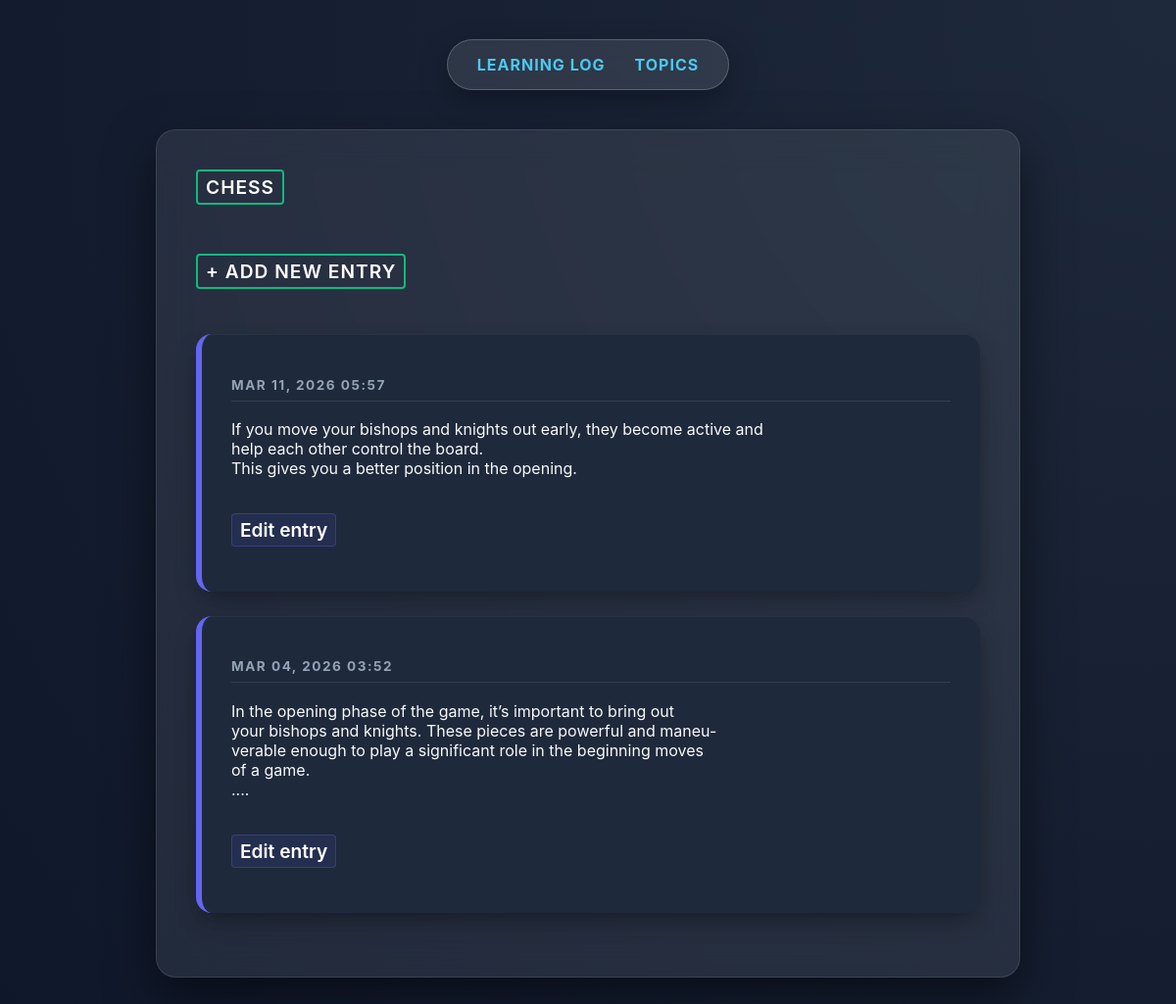
The app's page /topics/1/, older data.
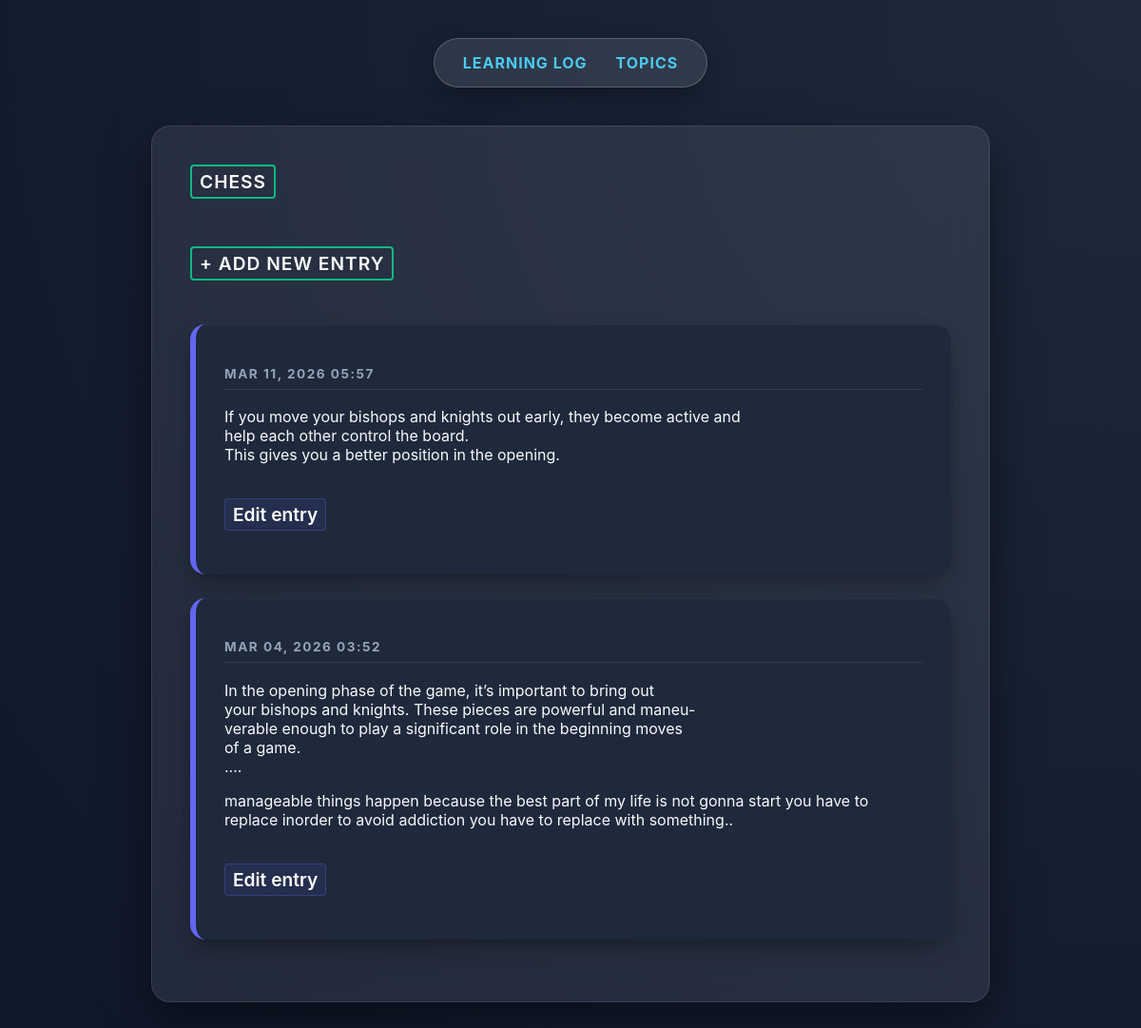
The same page, newer data.
### Learning_logs/models.py (models this page shows, shortened)
class Entry(models.Model):
    topic=models.ForeignKey(Topic,on_delete=models.CASCADE)
    text=models.TextField()
    data_added=models.DateTimeField(auto_now_add=True)
    class Meta:
        verbose_name_plural='entries'

### Learning_logs/views.py (the view)
# urls.py: path('topics/<int:topic_id>/',views.topic, name='topic'),
def topic(request, topic_id):
    topic = Topic.objects.get(id=topic_id)
    entries = topic.entry_set.order_by('-data_added')
    context = {'topic': topic, 'entries': entries}
    return render(request, 'learning_logs/topic.html', context)

### Learning_logs/templates/learning_logs/topic.html (shortened to what this page needs)
{% extends 'learning_logs/base.html' %}
{% block content %}
<h2>
  <a class="add-entry-link" href="{% url 'learning_logs:topic' topic.id %}">
    {{ topic.text }}
  </a>
</h2>
  <a class="add-entry-link" href="{% url 'learning_logs:new_entry' topic.id %}">
    + Add new entry
  </a>
{% for entry in entries %}
 <li class="entry-card">
   <p class="entry-date">{{ entry.data_added|date:'M d, Y H:i' }}</p>
   <p class="entry-text">{{ entry.text|linebreaks }}</p>
   <p>
    <a class="edit-link" href="{% url 'learning_logs:edit_entry' entry.id %}">
    Edit entry
    </a>
  </p>
 </li>
{% empty %}
 <li class="empty-message">
    There are no entries for this topic yet.
 </li>
{% endfor %}
{% endblock content %}

Row changes from the older to the newer data that the page shows:
changed Entry: text "…of a game. ...." → "…of a game. .... manageable things happen because the best part of my life is not gonna start you have to replace inorder to avoid addiction you have to replace with something.."
